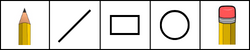
#> input picture GestureBrush/Project/tools.png, 250 x 50 px
$ python demo.py
#> lines starting #> are read from the running program, lines starting #| are printed output that depends on the picture
import cv2
import numpy as np

#Constants
curr_tool = "Select Tool"
curr_color = (22, 22, 255) #Default color: bright red
trad = 15 #tools selection radius
crad = 15 #color selection radius
var_inits = False #variables initialised? No
bthickness = 4 #brush thickness
erad = 30 #erase radius
x_prev, y_prev = 0, 0 #initalize variables

#Select Tool function
# [24 lines left out: functions getTool, getColor, not called in this run]

def main():
    print("Gesture Brush Demo Mode")
    print("This is a demo version without hand tracking.")
    print("The full version requires MediaPipe which is not available for Python 3.13.")
    print("Controls:")
    print("- Click and drag to draw")
    print("- Use mouse to select tools and colors")
    print("- Press ESC to exit")

    #Canvas Visualisation
    try:
        tools = cv2.imread("tools.png")
#> tools is the input picture: shape (50, 250, 3); mean B, G, R 211.7, 219.5, 223.9
        colors=cv2.imread("colors.png")
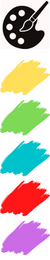
#> input picture GestureBrush/Project/colors.png, 50 x 260 px
#> colors is the input picture: shape (260, 50, 3); mean B, G, R 181.5, 192.6, 199.5
        if tools is None or colors is None:
            print("Warning: tools.png or colors.png not found. Creating blank images.")
            tools = np.zeros((50, 250, 3), dtype=np.uint8)
            colors = np.zeros((260, 50, 3), dtype=np.uint8)
    except:
        print("Warning: Could not load tool/color images. Creating blank images.")
        tools = np.zeros((50, 250, 3), dtype=np.uint8)
        colors = np.zeros((260, 50, 3), dtype=np.uint8)

    # Global variables
    global mask, drawing, last_x, last_y
    mask = np.zeros((480, 640, 3), np.uint8)
    drawing = False
    last_x, last_y = 0, 0

    # Create a window
    cv2.namedWindow("Gesture Brush Demo")
    cv2.setMouseCallback("Gesture Brush Demo", mouse_callback)

    while True:
        # Create a frame
        frm = np.ones((480, 640, 3), dtype=np.uint8) * 255  # White background

        # Add tool and color areas
        frm[:50,150:400] = cv2.addWeighted(tools, 0.7, frm[:50,150:400], 0.3, 0)
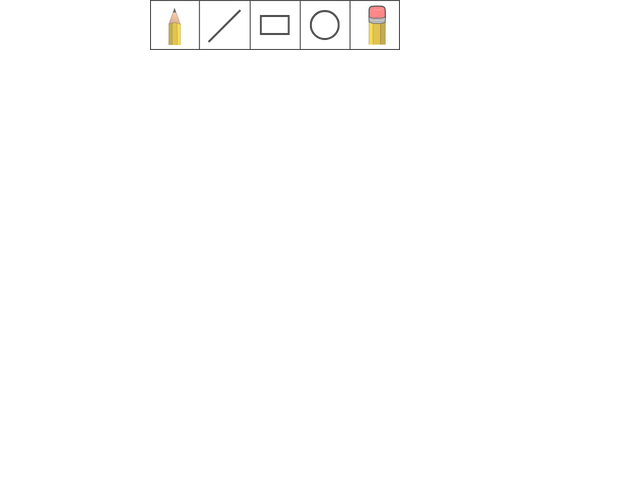
#> frm: shape (480, 640, 3); mean B, G, R 253.8, 254, 254.1
        frm[:260,:50]=cv2.addWeighted(colors,0.7,frm[:260,:50],0.3,0)

        # Add current tool text
        cv2.putText(frm, curr_tool, (420,30), cv2.FONT_HERSHEY_TRIPLEX, 1, curr_color, 2)
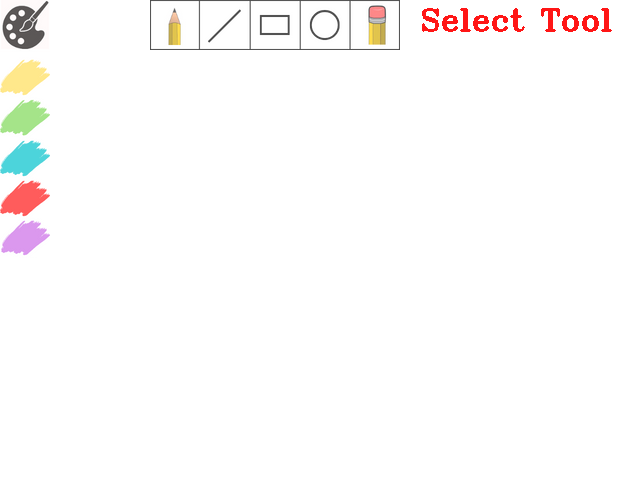
#> frm: shape (480, 640, 3); mean B, G, R 250.3, 250.9, 252.5

        # Add mask overlay
        frm = cv2.bitwise_or(frm, mask)

        cv2.imshow("Gesture Brush Demo", frm)

        if cv2.waitKey(1) == 27: #Esc key
#> (key Esc is pressed here)
            cv2.destroyAllWindows()
            break

# [27 lines left out: function mouse_callback, not called in this run]

if __name__ == "__main__":
    main()
